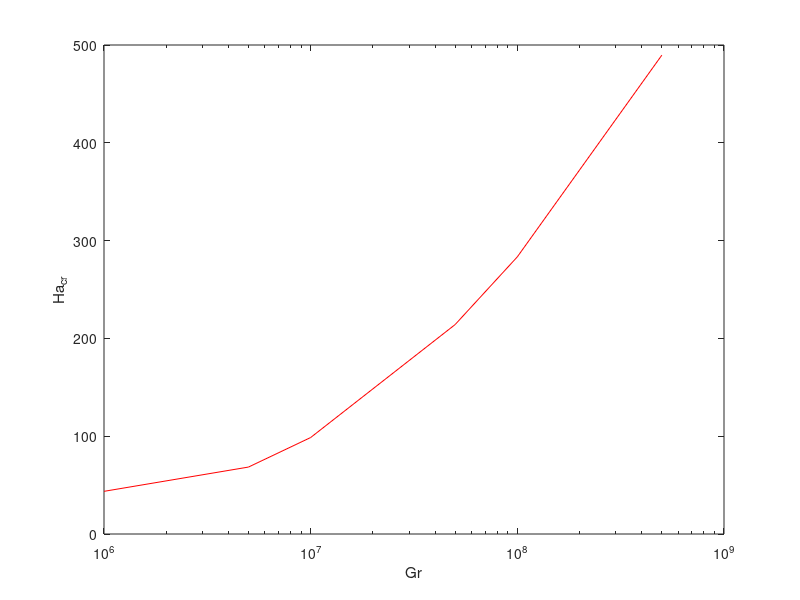

Reproduce this figure in MATLAB.
%% ***************************************
% Clear workspace and prescribe path
clear;clc;close all;
p = mfilename('fullpath');
[thisDir,name,ext] = fileparts(p);
chdir(thisDir); myDir.this = thisDir;

Gr = [1 5 10 50 100 500]*10^6;
Re = 5000;

P1 = -5.98*10^(-8)*Re^2 + 2.284*10^(-3)*Re + 2.308
P2 = 1.8277*10^-6*Re^2 - 7.3037*10^-2*Re - 22.787
P3 = -1.37*10^-5*Re^2 + 0.57516*Re - 95.8


Ha_cr = P1*(log(Gr)).^2 + P2*log(Gr) + P3


semilogx(Gr,Ha_cr,'r-')
xlabel('Gr')
ylabel('Ha_{cr}')

